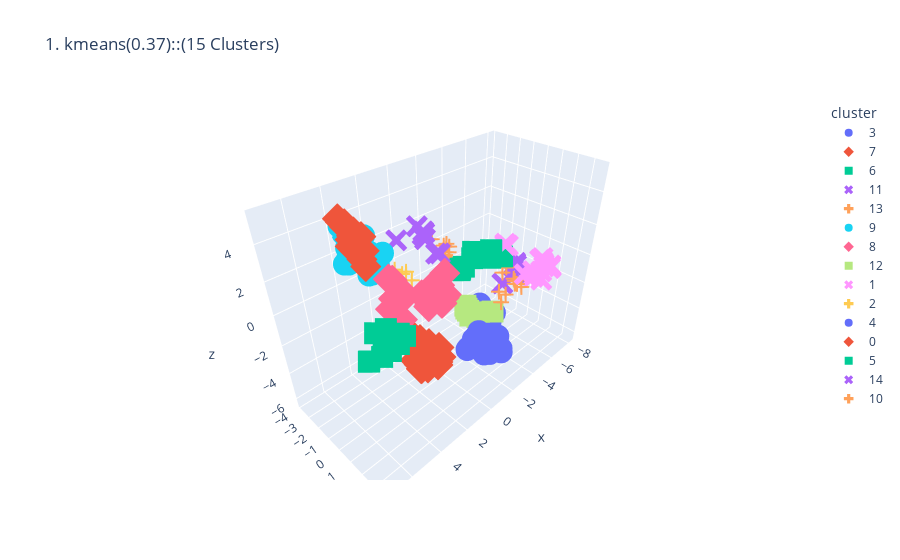
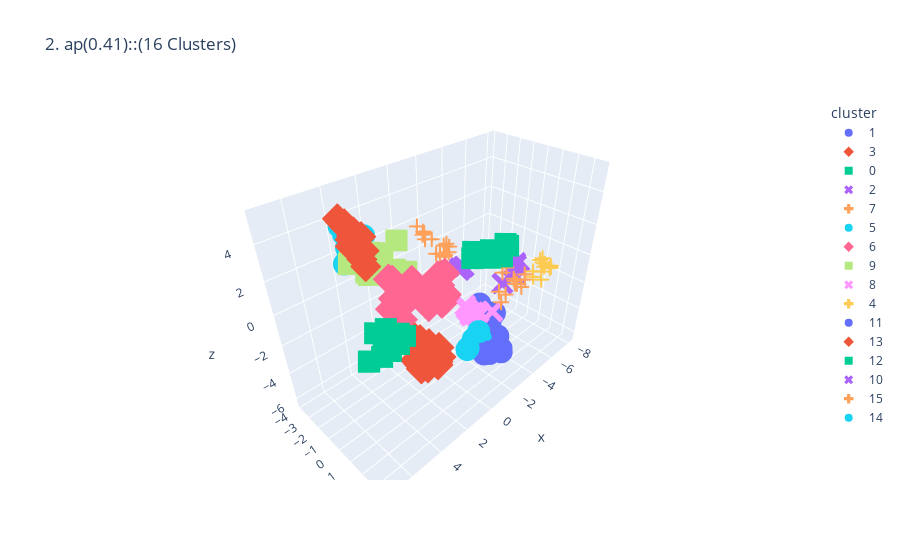
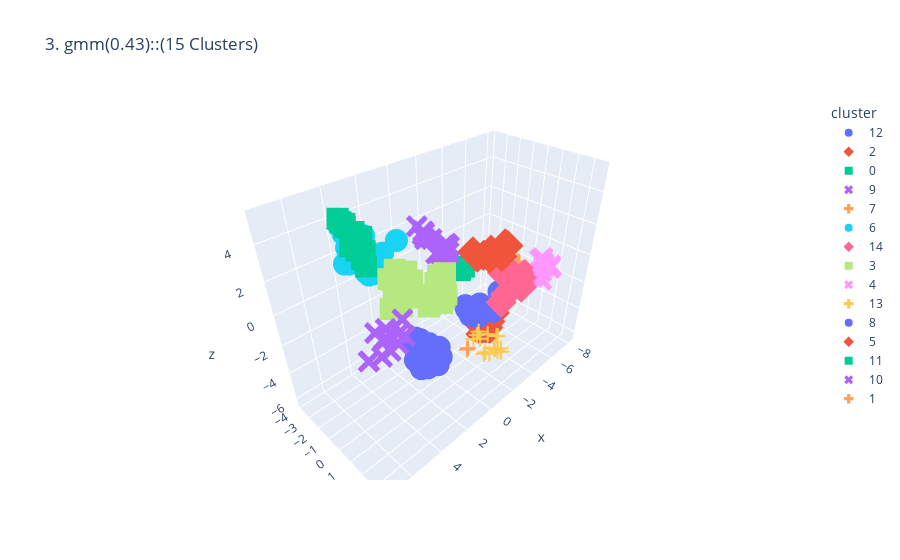
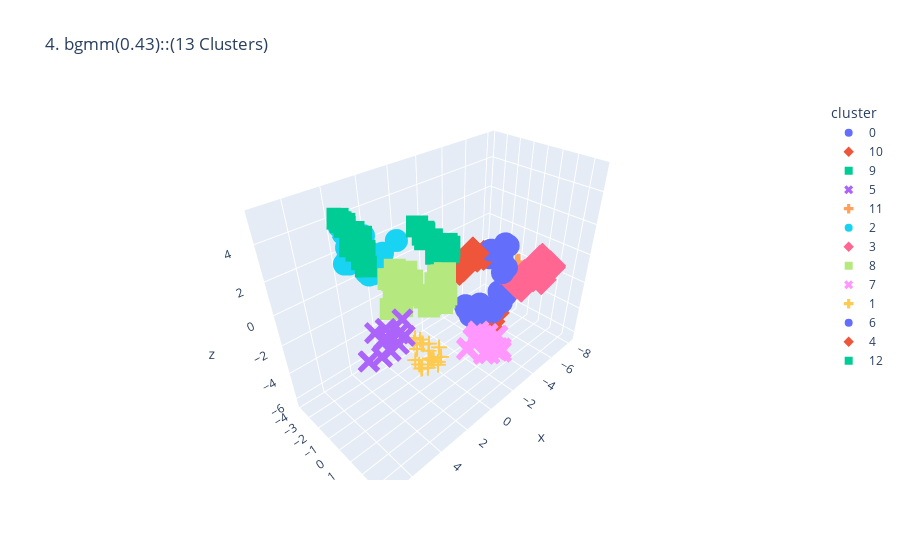

Notebook code for these charts, in order:
### Markdown cell above
# 3D Plots

### Code cell
nn = 1
for name, model in fine_tunes_models.items():
    model.fit(x_scaled)

    if hasattr(model, "labels_"):
        y_pred = model.labels_.astype(int)
    else:
        y_pred = model.predict(x_scaled)  # Use x_scaled, not X
    
    n_clusters = np.unique(y_pred).size
    if n_clusters > 1:
        score = silhouette_score(x_scaled, y_pred)
    plot_datapoints(x_scaled, y_pred, n_components=3, title=f'{nn}. {name}({score:.2f})::({n_clusters} Clusters)')
        
    nn += 1
#     print(nn)

### Figure 1 — Plotly figure (JSON) as saved in the notebook; plotly's stock layout.template omitted (floating-point values rounded to 4 significant figures)
{"data": [{"hovertemplate": "cluster=3<br>x=%{x}<br>y=%{y}<br>z=%{z}<extra></extra>", "legendgroup": "3", "marker": {"color": "#636efa", "symbol": "circle"}, "mode": "markers", "name": "3", "scene": "scene", "showlegend": true, "type": "scatter3d", "x": [-5.079, -4.656, -4.607, -4.626, -4.68, -4.889, -4.657, -5.136, -4.211, -4.209], "y": [-1.649, -1.006, -0.9284, -1.24, -0.8203, -0.5088, -0.4656, -0.3918, -0.6714, -0.4337], "z": [-4.757, -6.114, -6.002, -5.538, -5.676, -5.513, -5.875, -4.846, -6.322, -6.226]}, {"hovertemplate": "cluster=7<br>x=%{x}<br>y=%{y}<br>z=%{z}<extra></extra>", "legendgroup": "7", "marker": {"color": "#EF553B", "symbol": "diamond"}, "mode": "markers", "name": "7", "scene": "scene", "showlegend": true, "type": "scatter3d", "x": [5.189, 5.299, 5.09, 4.697, 5.164, 4.88, 4.71, 4.857, 4.937, 4.733, 4.816, 4.748, 4.473], "y": [0.6396, 0.8985, -0.02281, -1.79, 0.4778, -0.9823, -1.563, -0.8022, -0.2234, -1.232, -0.6376, 0.08765, -1.35], "z": [5.288, 4.049, 5.211, 5.046, 4.151, 5.161, 4.965, 4.129, 4.18, 4.861, 4.701, 4.228, 4.095]}, {"hovertemplate": "cluster=6<br>x=%{x}<br>y=%{y}<br>z=%{z}<extra></extra>", "legendgroup": "6", "marker": {"color": "#00cc96", "symbol": "square"}, "mode": "markers", "name": "6", "scene": "scene", "showlegend": true, "type": "scatter3d", "x": [6.574, 6.48, 6.84, 6.506, 7.192, 6.454, 7.164, 6.361, 5.848, 5.98, 5.908, 5.605], "y": [3.448, 3.515, 3.619, 2.828, 3.201, 3.315, 3.189, 3.552, 3.462, 3.595, 2.719, 3.538], "z": [2.443, 2.484, 1.866, 2.375, 1.57, 2.333, 1.559, 1.816, 2.338, 1.962, 2.167, 2.117]}, {"hovertemplate": "cluster=11<br>x=%{x}<br>y=%{y}<br>z=%{z}<extra></extra>", "legendgroup": "11", "marker": {"color": "#ab63fa", "symbol": "x"}, "mode": "markers", "name": "11", "scene": "scene", "showlegend": true, "type": "scatter3d", "x": [-8.011, -8.058, -6.648, -7.164, -7.88, -7.643], "y": [-0.9633, -0.8332, -1.049, -0.5055, -0.9696, -1.015], "z": [-2.36, -2.299, -3.537, -2.817, -2.396, -2.54]}, {"hovertemplate": "cluster=13<br>x=%{x}<br>y=%{y}<br>z=%{z}<extra></extra>", "legendgroup": "13", "marker": {"color": "#FFA15A", "symbol": "cross"}, "mode": "markers", "name": "13", "scene": "scene", "showlegend": true, "type": "scatter3d", "x": [-6.116, -6.52, -6.233, -6.601, -5.148, -4.777, -5.874, -5.638, -5.631, -5.644, -4.979, -5.153], "y": [-0.8838, 0.02847, 0.249, 0.7515, 0.3909, 0.3676, 0.6492, 0.8287, 0.5475, 1.174, 0.1269, 0.256], "z": [-3.859, -2.739, -2.713, -2.328, -2.955, -3.378, -2.347, -2.167, -1.895, -2.227, -1.335, -0.9856]}, {"hovertemplate": "cluster=9<br>x=%{x}<br>y=%{y}<br>z=%{z}<extra></extra>", "legendgroup": "9", "marker": {"color": "#19d3f3", "symbol": "circle"}, "mode": "markers", "name": "9", "scene": "scene", "showlegend": true, "type": "scatter3d", "x": [3.691, 4.451, 4.366, 4.145, 4.111, 3.337, 3.978, 3.247, 3.81, 3.425, 3.539, 3.771, 3.335, 3.485, 3.335, 3.131, 2.919, 3.123, 2.955, 2.717, 2.494, 3.165, 2.434, 2.964], "y": [-3.474, -2.209, -1.951, -1.913, -2.197, -3.818, -2.736, -3.813, -1.381, -3.171, -3.331, -1.261, -1.638, -1.188, -2.747, -1.866, -3.869, -1.325, -1.695, -3.654, -3.274, -1.867, -1.856, -1.982], "z": [3.683, 2.417, 2.49, 3.012, 2.672, 3.027, 2.184, 3.157, 2.917, 2.855, 2.486, 1.914, 2.826, 2.553, 1.986, 2.426, 2.753, 2.12, 2.08, 2.752, 2.788, 1.409, 2.322, 1.509]}, {"hovertemplate": "cluster=8<br>x=%{x}<br>y=%{y}<br>z=%{z}<extra></extra>", "legendgroup": "8", "marker": {"color": "#FF6692", "symbol": "diamond"}, "mode": "markers", "name": "8", "scene": "scene", "showlegend": true, "type": "scatter3d", "x": [5.168, 5.192, 4.53, 4.497, 4.546, 4.69, 4.28, 4.159, 3.669, 3.783, 3.559, 3.34, 2.752, 2.736, 3.084, 2.745, 2.829, 1.957], "y": [2.155, 2.927, 1.944, 1.538, 1.34, 1.783, 2.12, 1.376, 2.611, 2.983, 2.811, 2.042, 2.319, 2.571, 3.067, 2.99, 2.948, 2.105], "z": [2.468, 2.368, 3.101, 3.298, 3.284, 2.565, 2.693, 2.675, 2.52, 2.3, 2.211, 2.205, 2.679, 2.691, 2.149, 2.405, 2.26, 2.741]}, {"hovertemplate": "cluster=12<br>x=%{x}<br>y=%{y}<br>z=%{z}<extra></extra>", "legendgroup": "12", "marker": {"color": "#B6E880", "symbol": "square"}, "mode": "markers", "name": "12", "scene": "scene", "showlegend": true, "type": "scatter3d", "x": [-4.668, -3.671, -3.552, -3.58, -3.679, -3.189, -3.283, -3.136, -3.271, -3.058, -3.065], "y": [-0.1926, -1.161, -1.116, -1.055, -0.5208, -1.256, -0.6172, -0.9676, -0.3183, -1.043, -0.08903], "z": [-4.374, -4.482, -4.595, -4.584, -4.066, -3.667, -3.926, -3.888, -3.938, -3.716, -3.874]}, {"hovertemplate": "cluster=1<br>x=%{x}<br>y=%{y}<br>z=%{z}<extra></extra>", "legendgroup": "1", "marker": {"color": "#FF97FF", "symbol": "x"}, "mode": "markers", "name": "1", "scene": "scene", "showlegend": true, "type": "scatter3d", "x": [-7.181, -7.926, -7.895, -7.4, -7.843, -6.85, -6.641, -7.561, -7.329, -6.107, -7.378, -7.187, -7.08, -5.776, -5.396, -5.36], "y": [1.573, 1.207, 1.701, 1.357, 1.704, 1.105, 1.301, 1.062, 1.973, 1.003, 1.335, 1.495, 1.703, -0.2201, -0.1342, -0.1172], "z": [-2.219, -1.5, -1.522, -1.805, -1.404, -1.646, -1.878, -1.147, -1.236, -1.581, -0.8157, -0.9716, -1.132, 0.1022, 0.326, 0.4366]}, {"hovertemplate": "cluster=2<br>x=%{x}<br>y=%{y}<br>z=%{z}<extra></extra>", "legendgroup": "2", "marker": {"color": "#FECB52", "symbol": "cross"}, "mode": "markers", "name": "2", "scene": "scene", "showlegend": true, "type": "scatter3d", "x": [4.098, 3.84, 3.017, 3.112, 2.869, 2.641, 3.239, 2.017, 1.982], "y": [-0.9714, 1.225, -0.1903, 1.146, 0.1617, 0.1858, -0.02157, 1.965, 1.675], "z": [2.334, 1.394, 2.366, 2.441, 2.215, 2.252, 1.027, 2.593, 2.4]}, {"hovertemplate": "cluster=4<br>x=%{x}<br>y=%{y}<br>z=%{z}<extra></extra>", "legendgroup": "4", "marker": {"color": "#636efa", "symbol": "circle"}, "mode": "markers", "name": "4", "scene": "scene", "showlegend": true, "type": "scatter3d", "x": [-2.677, -2.544, -2.906, -2.957, -2.592, -2.211, -1.949, -2.173, -2.369, -2.031, -1.807, -1.774, -1.814, -1.509, -1.197, -1.311, -0.455, -0.3106], "y": [2.203, 2.334, 1.625, 1.679, 1.191, 2.307, 2.503, 2.055, 1.995, 0.9328, 1.267, 2.065, 0.9903, 1.961, 2.115, 1.162, 1.524, 1.578], "z": [-4.776, -4.88, -4.29, -4.289, -4.211, -4.391, -4.308, -4.52, -4.78, -3.824, -4.044, -4.683, -3.931, -4.468, -4.303, -3.822, -3.75, -3.732]}, {"hovertemplate": "cluster=0<br>x=%{x}<br>y=%{y}<br>z=%{z}<extra></extra>", "legendgroup": "0", "marker": {"color": "#EF553B", "symbol": "diamond"}, "mode": "markers", "name": "0", "scene": "scene", "showlegend": true, "type": "scatter3d", "x": [3.73, 3.412, 3.9, 3.338, 3.74, 3.184, 3.26, 3.606, 3.189, 3.036, 3.303, 3.627, 2.853, 3.42, 2.945, 2.712, 2.676, 2.423, 2.035, 2.197, 1.923], "y": [2.007, 1.886, 2.307, 1.426, 1.843, 1.777, 1.224, 2.595, 2.217, 2.088, 2.422, 2.132, 1.441, 1.946, 2.303, 1.883, 2.318, 1.707, 1.743, 1.813, 1.767], "z": [-0.7844, -0.469, -1.479, -0.703, -1.615, -0.914, -1.183, -1.709, -1.116, -0.8388, -1.407, -2.076, -1.412, -2.327, -1.881, -2.274, -2.339, -2.469, -1.946, -2.818, -2.673]}, {"hovertemplate": "cluster=5<br>x=%{x}<br>y=%{y}<br>z=%{z}<extra></extra>", "legendgroup": "5", "marker": {"color": "#00cc96", "symbol": "square"}, "mode": "markers", "name": "5", "scene": "scene", "showlegend": true, "type": "scatter3d", "x": [-4.995, -3.143, -3.109, -3.301, -4.58, -4.036, -3.807, -3.112, -4.985, -4.356, -4.16, -3.855, -4.374, -3.241, -2.95], "y": [-0.799, -1.743, -1.74, -1.58, -0.5991, -1.286, -1.365, -1.725, -0.02538, -0.4573, -0.7635, -0.997, -0.3914, -0.7297, -0.5627], "z": [-0.2611, -1.075, -1.163, -0.9231, -0.4159, -0.3327, -0.4398, -1.007, -0.2453, -0.2542, -0.1236, -0.2221, 0.2932, 0.4104, 0.6983]}, {"hovertemplate": "cluster=14<br>x=%{x}<br>y=%{y}<br>z=%{z}<extra></extra>", "legendgroup": "14", "marker": {"color": "#ab63fa", "symbol": "x"}, "mode": "markers", "name": "14", "scene": "scene", "showlegend": true, "type": "scatter3d", "x": [0.7072, 0.5124, 1.054, 0.7777, 0.6628, 1.434, 0.6572, 0.3124], "y": [-0.6653, -1.353, 0.5964, -0.4757, -0.7738, -1.942, 0.4517, -1.039], "z": [3.338, 3.301, 2.74, 3.005, 3.107, 2.62, 2.523, 2.96]}, {"hovertemplate": "cluster=10<br>x=%{x}<br>y=%{y}<br>z=%{z}<extra></extra>", "legendgroup": "10", "marker": {"color": "#FFA15A", "symbol": "cross"}, "mode": "markers", "name": "10", "scene": "scene", "showlegend": true, "type": "scatter3d", "x": [0.2468, 0.157, -0.1004, -0.1271, 0.01709, -0.6234, -0.6816], "y": [0.4002, 0.2692, -0.9328, -0.08121, 0.4196, -0.379, -0.2351], "z": [2.247, 2.052, 2.488, 2.445, 2.318, 2.229, 2.098]}], "layout": {"legend": {"title": {"text": "cluster"}, "tracegroupgap": 0}, "scene": {"domain": {"x": [0, 1], "y": [0, 1]}, "xaxis": {"title": {"text": "x"}}, "yaxis": {"title": {"text": "y"}}, "zaxis": {"title": {"text": "z"}}}, "title": {"text": "1. kmeans(0.37)::(15 Clusters)"}}}

### Figure 2 — Plotly figure (JSON) as saved in the notebook; plotly's stock layout.template omitted (floating-point values rounded to 4 significant figures)
{"data": [{"hovertemplate": "cluster=1<br>x=%{x}<br>y=%{y}<br>z=%{z}<extra></extra>", "legendgroup": "1", "marker": {"color": "#636efa", "symbol": "circle"}, "mode": "markers", "name": "1", "scene": "scene", "showlegend": true, "type": "scatter3d", "x": [-5.079, -4.656, -4.607, -4.626, -4.68, -4.889, -4.657, -5.136, -4.211, -4.209], "y": [-1.649, -1.006, -0.9284, -1.24, -0.8203, -0.5088, -0.4656, -0.3918, -0.6714, -0.4337], "z": [-4.757, -6.114, -6.002, -5.538, -5.676, -5.513, -5.875, -4.846, -6.322, -6.226]}, {"hovertemplate": "cluster=3<br>x=%{x}<br>y=%{y}<br>z=%{z}<extra></extra>", "legendgroup": "3", "marker": {"color": "#EF553B", "symbol": "diamond"}, "mode": "markers", "name": "3", "scene": "scene", "showlegend": true, "type": "scatter3d", "x": [5.189, 5.299, 5.09, 4.697, 5.164, 4.88, 4.71, 4.857, 4.937, 4.733, 4.816, 4.748, 4.473], "y": [0.6396, 0.8985, -0.02281, -1.79, 0.4778, -0.9823, -1.563, -0.8022, -0.2234, -1.232, -0.6376, 0.08765, -1.35], "z": [5.288, 4.049, 5.211, 5.046, 4.151, 5.161, 4.965, 4.129, 4.18, 4.861, 4.701, 4.228, 4.095]}, {"hovertemplate": "cluster=0<br>x=%{x}<br>y=%{y}<br>z=%{z}<extra></extra>", "legendgroup": "0", "marker": {"color": "#00cc96", "symbol": "square"}, "mode": "markers", "name": "0", "scene": "scene", "showlegend": true, "type": "scatter3d", "x": [6.574, 6.48, 6.84, 6.506, 7.192, 6.454, 7.164, 6.361, 5.848, 5.98, 5.908, 5.605], "y": [3.448, 3.515, 3.619, 2.828, 3.201, 3.315, 3.189, 3.552, 3.462, 3.595, 2.719, 3.538], "z": [2.443, 2.484, 1.866, 2.375, 1.57, 2.333, 1.559, 1.816, 2.338, 1.962, 2.167, 2.117]}, {"hovertemplate": "cluster=2<br>x=%{x}<br>y=%{y}<br>z=%{z}<extra></extra>", "legendgroup": "2", "marker": {"color": "#ab63fa", "symbol": "x"}, "mode": "markers", "name": "2", "scene": "scene", "showlegend": true, "type": "scatter3d", "x": [-8.011, -8.058, -6.648, -7.164, -7.88, -7.643], "y": [-0.9633, -0.8332, -1.049, -0.5055, -0.9696, -1.015], "z": [-2.36, -2.299, -3.537, -2.817, -2.396, -2.54]}, {"hovertemplate": "cluster=7<br>x=%{x}<br>y=%{y}<br>z=%{z}<extra></extra>", "legendgroup": "7", "marker": {"color": "#FFA15A", "symbol": "cross"}, "mode": "markers", "name": "7", "scene": "scene", "showlegend": true, "type": "scatter3d", "x": [-6.116, -6.52, -6.233, -6.601, -5.148, -4.777, -5.874, -5.638, -5.631, -5.644, -6.107, -4.979, -5.153], "y": [-0.8838, 0.02847, 0.249, 0.7515, 0.3909, 0.3676, 0.6492, 0.8287, 0.5475, 1.174, 1.003, 0.1269, 0.256], "z": [-3.859, -2.739, -2.713, -2.328, -2.955, -3.378, -2.347, -2.167, -1.895, -2.227, -1.581, -1.335, -0.9856]}, {"hovertemplate": "cluster=5<br>x=%{x}<br>y=%{y}<br>z=%{z}<extra></extra>", "legendgroup": "5", "marker": {"color": "#19d3f3", "symbol": "circle"}, "mode": "markers", "name": "5", "scene": "scene", "showlegend": true, "type": "scatter3d", "x": [3.691, 4.451, 3.337, 3.978, 3.247, 3.425, 3.539, 3.335, 2.919, 2.717, 2.494], "y": [-3.474, -2.209, -3.818, -2.736, -3.813, -3.171, -3.331, -2.747, -3.869, -3.654, -3.274], "z": [3.683, 2.417, 3.027, 2.184, 3.157, 2.855, 2.486, 1.986, 2.753, 2.752, 2.788]}, {"hovertemplate": "cluster=6<br>x=%{x}<br>y=%{y}<br>z=%{z}<extra></extra>", "legendgroup": "6", "marker": {"color": "#FF6692", "symbol": "diamond"}, "mode": "markers", "name": "6", "scene": "scene", "showlegend": true, "type": "scatter3d", "x": [5.168, 5.192, 4.53, 4.497, 4.546, 4.69, 4.28, 4.159, 3.669, 3.783, 3.559, 3.84, 3.112, 3.34, 2.752, 2.736, 3.084, 2.745, 2.829, 1.957, 2.017, 1.982], "y": [2.155, 2.927, 1.944, 1.538, 1.34, 1.783, 2.12, 1.376, 2.611, 2.983, 2.811, 1.225, 1.146, 2.042, 2.319, 2.571, 3.067, 2.99, 2.948, 2.105, 1.965, 1.675], "z": [2.468, 2.368, 3.101, 3.298, 3.284, 2.565, 2.693, 2.675, 2.52, 2.3, 2.211, 1.394, 2.441, 2.205, 2.679, 2.691, 2.149, 2.405, 2.26, 2.741, 2.593, 2.4]}, {"hovertemplate": "cluster=9<br>x=%{x}<br>y=%{y}<br>z=%{z}<extra></extra>", "legendgroup": "9", "marker": {"color": "#B6E880", "symbol": "square"}, "mode": "markers", "name": "9", "scene": "scene", "showlegend": true, "type": "scatter3d", "x": [4.366, 4.145, 4.111, 4.098, 3.81, 3.771, 3.335, 3.485, 3.131, 3.017, 3.123, 2.955, 2.869, 3.165, 2.434, 2.964, 2.641, 3.239, 1.434], "y": [-1.951, -1.913, -2.197, -0.9714, -1.381, -1.261, -1.638, -1.188, -1.866, -0.1903, -1.325, -1.695, 0.1617, -1.867, -1.856, -1.982, 0.1858, -0.02157, -1.942], "z": [2.49, 3.012, 2.672, 2.334, 2.917, 1.914, 2.826, 2.553, 2.426, 2.366, 2.12, 2.08, 2.215, 1.409, 2.322, 1.509, 2.252, 1.027, 2.62]}, {"hovertemplate": "cluster=8<br>x=%{x}<br>y=%{y}<br>z=%{z}<extra></extra>", "legendgroup": "8", "marker": {"color": "#FF97FF", "symbol": "x"}, "mode": "markers", "name": "8", "scene": "scene", "showlegend": true, "type": "scatter3d", "x": [-4.668, -3.671, -3.552, -3.58, -3.679, -3.189, -3.283, -3.136, -3.271, -3.058, -3.065], "y": [-0.1926, -1.161, -1.116, -1.055, -0.5208, -1.256, -0.6172, -0.9676, -0.3183, -1.043, -0.08903], "z": [-4.374, -4.482, -4.595, -4.584, -4.066, -3.667, -3.926, -3.888, -3.938, -3.716, -3.874]}, {"hovertemplate": "cluster=4<br>x=%{x}<br>y=%{y}<br>z=%{z}<extra></extra>", "legendgroup": "4", "marker": {"color": "#FECB52", "symbol": "cross"}, "mode": "markers", "name": "4", "scene": "scene", "showlegend": true, "type": "scatter3d", "x": [-7.181, -7.926, -7.895, -7.4, -7.843, -6.85, -6.641, -7.561, -7.329, -7.378, -7.187, -7.08], "y": [1.573, 1.207, 1.701, 1.357, 1.704, 1.105, 1.301, 1.062, 1.973, 1.335, 1.495, 1.703], "z": [-2.219, -1.5, -1.522, -1.805, -1.404, -1.646, -1.878, -1.147, -1.236, -0.8157, -0.9716, -1.132]}, {"hovertemplate": "cluster=11<br>x=%{x}<br>y=%{y}<br>z=%{z}<extra></extra>", "legendgroup": "11", "marker": {"color": "#636efa", "symbol": "circle"}, "mode": "markers", "name": "11", "scene": "scene", "showlegend": true, "type": "scatter3d", "x": [-2.677, -2.544, -2.906, -2.957, -2.592, -2.211, -1.949, -2.173, -2.369, -1.774, -1.509, -1.197], "y": [2.203, 2.334, 1.625, 1.679, 1.191, 2.307, 2.503, 2.055, 1.995, 2.065, 1.961, 2.115], "z": [-4.776, -4.88, -4.29, -4.289, -4.211, -4.391, -4.308, -4.52, -4.78, -4.683, -4.468, -4.303]}, {"hovertemplate": "cluster=13<br>x=%{x}<br>y=%{y}<br>z=%{z}<extra></extra>", "legendgroup": "13", "marker": {"color": "#EF553B", "symbol": "diamond"}, "mode": "markers", "name": "13", "scene": "scene", "showlegend": true, "type": "scatter3d", "x": [3.73, 3.412, 3.9, 3.338, 3.74, 3.184, 3.26, 3.606, 3.189, 3.036, 3.303, 3.627, 2.853, 3.42, 2.945, 2.712, 2.676, 2.423, 2.035, 2.197, 1.923], "y": [2.007, 1.886, 2.307, 1.426, 1.843, 1.777, 1.224, 2.595, 2.217, 2.088, 2.422, 2.132, 1.441, 1.946, 2.303, 1.883, 2.318, 1.707, 1.743, 1.813, 1.767], "z": [-0.7844, -0.469, -1.479, -0.703, -1.615, -0.914, -1.183, -1.709, -1.116, -0.8388, -1.407, -2.076, -1.412, -2.327, -1.881, -2.274, -2.339, -2.469, -1.946, -2.818, -2.673]}, {"hovertemplate": "cluster=12<br>x=%{x}<br>y=%{y}<br>z=%{z}<extra></extra>", "legendgroup": "12", "marker": {"color": "#00cc96", "symbol": "square"}, "mode": "markers", "name": "12", "scene": "scene", "showlegend": true, "type": "scatter3d", "x": [-5.776, -4.995, -4.58, -4.036, -3.807, -4.985, -4.356, -4.16, -3.855, -5.396, -5.36, -4.374, -3.241, -2.95], "y": [-0.2201, -0.799, -0.5991, -1.286, -1.365, -0.02538, -0.4573, -0.7635, -0.997, -0.1342, -0.1172, -0.3914, -0.7297, -0.5627], "z": [0.1022, -0.2611, -0.4159, -0.3327, -0.4398, -0.2453, -0.2542, -0.1236, -0.2221, 0.326, 0.4366, 0.2932, 0.4104, 0.6983]}, {"hovertemplate": "cluster=10<br>x=%{x}<br>y=%{y}<br>z=%{z}<extra></extra>", "legendgroup": "10", "marker": {"color": "#ab63fa", "symbol": "x"}, "mode": "markers", "name": "10", "scene": "scene", "showlegend": true, "type": "scatter3d", "x": [-3.143, -3.109, -3.301, -3.112], "y": [-1.743, -1.74, -1.58, -1.725], "z": [-1.075, -1.163, -0.9231, -1.007]}, {"hovertemplate": "cluster=15<br>x=%{x}<br>y=%{y}<br>z=%{z}<extra></extra>", "legendgroup": "15", "marker": {"color": "#FFA15A", "symbol": "cross"}, "mode": "markers", "name": "15", "scene": "scene", "showlegend": true, "type": "scatter3d", "x": [0.7072, 0.5124, 1.054, 0.7777, 0.6628, 0.6572, 0.3124, 0.2468, 0.157, -0.1004, -0.1271, 0.01709, -0.6234, -0.6816], "y": [-0.6653, -1.353, 0.5964, -0.4757, -0.7738, 0.4517, -1.039, 0.4002, 0.2692, -0.9328, -0.08121, 0.4196, -0.379, -0.2351], "z": [3.338, 3.301, 2.74, 3.005, 3.107, 2.523, 2.96, 2.247, 2.052, 2.488, 2.445, 2.318, 2.229, 2.098]}, {"hovertemplate": "cluster=14<br>x=%{x}<br>y=%{y}<br>z=%{z}<extra></extra>", "legendgroup": "14", "marker": {"color": "#19d3f3", "symbol": "circle"}, "mode": "markers", "name": "14", "scene": "scene", "showlegend": true, "type": "scatter3d", "x": [-2.031, -1.807, -1.814, -1.311, -0.455, -0.3106], "y": [0.9328, 1.267, 0.9903, 1.162, 1.524, 1.578], "z": [-3.824, -4.044, -3.931, -3.822, -3.75, -3.732]}], "layout": {"legend": {"title": {"text": "cluster"}, "tracegroupgap": 0}, "scene": {"domain": {"x": [0, 1], "y": [0, 1]}, "xaxis": {"title": {"text": "x"}}, "yaxis": {"title": {"text": "y"}}, "zaxis": {"title": {"text": "z"}}}, "title": {"text": "2. ap(0.41)::(16 Clusters)"}}}

### Figure 3 — Plotly figure (JSON) as saved in the notebook; plotly's stock layout.template omitted (floating-point values rounded to 4 significant figures)
{"data": [{"hovertemplate": "cluster=12<br>x=%{x}<br>y=%{y}<br>z=%{z}<extra></extra>", "legendgroup": "12", "marker": {"color": "#636efa", "symbol": "circle"}, "mode": "markers", "name": "12", "scene": "scene", "showlegend": true, "type": "scatter3d", "x": [-5.079, -6.116, -4.668, -3.671, -3.552, -3.58, -3.679, -3.189, -3.283, -3.136, -3.271, -3.058, -3.065], "y": [-1.649, -0.8838, -0.1926, -1.161, -1.116, -1.055, -0.5208, -1.256, -0.6172, -0.9676, -0.3183, -1.043, -0.08903], "z": [-4.757, -3.859, -4.374, -4.482, -4.595, -4.584, -4.066, -3.667, -3.926, -3.888, -3.938, -3.716, -3.874]}, {"hovertemplate": "cluster=2<br>x=%{x}<br>y=%{y}<br>z=%{z}<extra></extra>", "legendgroup": "2", "marker": {"color": "#EF553B", "symbol": "diamond"}, "mode": "markers", "name": "2", "scene": "scene", "showlegend": true, "type": "scatter3d", "x": [-4.656, -4.607, -4.626, -4.68, -4.889, -4.657, -5.136, -4.211, -4.209], "y": [-1.006, -0.9284, -1.24, -0.8203, -0.5088, -0.4656, -0.3918, -0.6714, -0.4337], "z": [-6.114, -6.002, -5.538, -5.676, -5.513, -5.875, -4.846, -6.322, -6.226]}, {"hovertemplate": "cluster=0<br>x=%{x}<br>y=%{y}<br>z=%{z}<extra></extra>", "legendgroup": "0", "marker": {"color": "#00cc96", "symbol": "square"}, "mode": "markers", "name": "0", "scene": "scene", "showlegend": true, "type": "scatter3d", "x": [5.189, 5.299, 5.09, 4.697, 5.164, 4.88, 4.71, 4.857, 4.937, 4.733, 4.816, 4.748, 4.473], "y": [0.6396, 0.8985, -0.02281, -1.79, 0.4778, -0.9823, -1.563, -0.8022, -0.2234, -1.232, -0.6376, 0.08765, -1.35], "z": [5.288, 4.049, 5.211, 5.046, 4.151, 5.161, 4.965, 4.129, 4.18, 4.861, 4.701, 4.228, 4.095]}, {"hovertemplate": "cluster=9<br>x=%{x}<br>y=%{y}<br>z=%{z}<extra></extra>", "legendgroup": "9", "marker": {"color": "#ab63fa", "symbol": "x"}, "mode": "markers", "name": "9", "scene": "scene", "showlegend": true, "type": "scatter3d", "x": [6.574, 6.48, 6.84, 6.506, 7.192, 6.454, 7.164, 6.361, 5.848, 5.98, 5.908, 5.605, 5.192], "y": [3.448, 3.515, 3.619, 2.828, 3.201, 3.315, 3.189, 3.552, 3.462, 3.595, 2.719, 3.538, 2.927], "z": [2.443, 2.484, 1.866, 2.375, 1.57, 2.333, 1.559, 1.816, 2.338, 1.962, 2.167, 2.117, 2.368]}, {"hovertemplate": "cluster=7<br>x=%{x}<br>y=%{y}<br>z=%{z}<extra></extra>", "legendgroup": "7", "marker": {"color": "#FFA15A", "symbol": "cross"}, "mode": "markers", "name": "7", "scene": "scene", "showlegend": true, "type": "scatter3d", "x": [-8.011, -8.058, -6.648, -7.164, -7.88, -7.643], "y": [-0.9633, -0.8332, -1.049, -0.5055, -0.9696, -1.015], "z": [-2.36, -2.299, -3.537, -2.817, -2.396, -2.54]}, {"hovertemplate": "cluster=6<br>x=%{x}<br>y=%{y}<br>z=%{z}<extra></extra>", "legendgroup": "6", "marker": {"color": "#19d3f3", "symbol": "circle"}, "mode": "markers", "name": "6", "scene": "scene", "showlegend": true, "type": "scatter3d", "x": [3.691, 4.451, 4.366, 4.145, 4.111, 3.337, 3.978, 4.098, 3.247, 3.81, 3.425, 3.539, 3.771, 3.335, 3.485, 3.335, 3.131, 2.919, 3.123, 2.955, 2.717, 2.494, 3.165, 2.434, 2.964, 3.239, 1.434], "y": [-3.474, -2.209, -1.951, -1.913, -2.197, -3.818, -2.736, -0.9714, -3.813, -1.381, -3.171, -3.331, -1.261, -1.638, -1.188, -2.747, -1.866, -3.869, -1.325, -1.695, -3.654, -3.274, -1.867, -1.856, -1.982, -0.02157, -1.942], "z": [3.683, 2.417, 2.49, 3.012, 2.672, 3.027, 2.184, 2.334, 3.157, 2.917, 2.855, 2.486, 1.914, 2.826, 2.553, 1.986, 2.426, 2.753, 2.12, 2.08, 2.752, 2.788, 1.409, 2.322, 1.509, 1.027, 2.62]}, {"hovertemplate": "cluster=14<br>x=%{x}<br>y=%{y}<br>z=%{z}<extra></extra>", "legendgroup": "14", "marker": {"color": "#FF6692", "symbol": "diamond"}, "mode": "markers", "name": "14", "scene": "scene", "showlegend": true, "type": "scatter3d", "x": [-6.52, -6.233, -6.601, -5.148, -4.777, -5.874, -5.638, -5.631, -5.644, -6.107, -4.979, -5.153], "y": [0.02847, 0.249, 0.7515, 0.3909, 0.3676, 0.6492, 0.8287, 0.5475, 1.174, 1.003, 0.1269, 0.256], "z": [-2.739, -2.713, -2.328, -2.955, -3.378, -2.347, -2.167, -1.895, -2.227, -1.581, -1.335, -0.9856]}, {"hovertemplate": "cluster=3<br>x=%{x}<br>y=%{y}<br>z=%{z}<extra></extra>", "legendgroup": "3", "marker": {"color": "#B6E880", "symbol": "square"}, "mode": "markers", "name": "3", "scene": "scene", "showlegend": true, "type": "scatter3d", "x": [5.168, 4.53, 4.497, 4.546, 4.69, 4.28, 4.159, 3.669, 3.783, 3.559, 3.84, 3.017, 3.112, 3.34, 2.752, 2.736, 3.084, 2.869, 2.745, 2.829, 2.641, 1.957, 2.017, 1.982], "y": [2.155, 1.944, 1.538, 1.34, 1.783, 2.12, 1.376, 2.611, 2.983, 2.811, 1.225, -0.1903, 1.146, 2.042, 2.319, 2.571, 3.067, 0.1617, 2.99, 2.948, 0.1858, 2.105, 1.965, 1.675], "z": [2.468, 3.101, 3.298, 3.284, 2.565, 2.693, 2.675, 2.52, 2.3, 2.211, 1.394, 2.366, 2.441, 2.205, 2.679, 2.691, 2.149, 2.215, 2.405, 2.26, 2.252, 2.741, 2.593, 2.4]}, {"hovertemplate": "cluster=4<br>x=%{x}<br>y=%{y}<br>z=%{z}<extra></extra>", "legendgroup": "4", "marker": {"color": "#FF97FF", "symbol": "x"}, "mode": "markers", "name": "4", "scene": "scene", "showlegend": true, "type": "scatter3d", "x": [-7.181, -7.926, -7.895, -7.4, -7.843, -6.85, -6.641, -7.561, -7.329, -7.378, -7.187, -7.08], "y": [1.573, 1.207, 1.701, 1.357, 1.704, 1.105, 1.301, 1.062, 1.973, 1.335, 1.495, 1.703], "z": [-2.219, -1.5, -1.522, -1.805, -1.404, -1.646, -1.878, -1.147, -1.236, -0.8157, -0.9716, -1.132]}, {"hovertemplate": "cluster=13<br>x=%{x}<br>y=%{y}<br>z=%{z}<extra></extra>", "legendgroup": "13", "marker": {"color": "#FECB52", "symbol": "cross"}, "mode": "markers", "name": "13", "scene": "scene", "showlegend": true, "type": "scatter3d", "x": [-2.677, -2.544, -2.906, -2.957, -2.592, -2.211, -1.949, -2.173, -2.369, -2.031, -1.807, -1.774, -1.814, -1.509, -1.197, -1.311], "y": [2.203, 2.334, 1.625, 1.679, 1.191, 2.307, 2.503, 2.055, 1.995, 0.9328, 1.267, 2.065, 0.9903, 1.961, 2.115, 1.162], "z": [-4.776, -4.88, -4.29, -4.289, -4.211, -4.391, -4.308, -4.52, -4.78, -3.824, -4.044, -4.683, -3.931, -4.468, -4.303, -3.822]}, {"hovertemplate": "cluster=8<br>x=%{x}<br>y=%{y}<br>z=%{z}<extra></extra>", "legendgroup": "8", "marker": {"color": "#636efa", "symbol": "circle"}, "mode": "markers", "name": "8", "scene": "scene", "showlegend": true, "type": "scatter3d", "x": [3.73, 3.412, 3.9, 3.338, 3.74, 3.184, 3.26, 3.606, 3.189, 3.036, 3.303, 3.627, 2.853, 3.42, 2.945, 2.712, 2.676, 2.423, 2.035, 2.197, 1.923], "y": [2.007, 1.886, 2.307, 1.426, 1.843, 1.777, 1.224, 2.595, 2.217, 2.088, 2.422, 2.132, 1.441, 1.946, 2.303, 1.883, 2.318, 1.707, 1.743, 1.813, 1.767], "z": [-0.7844, -0.469, -1.479, -0.703, -1.615, -0.914, -1.183, -1.709, -1.116, -0.8388, -1.407, -2.076, -1.412, -2.327, -1.881, -2.274, -2.339, -2.469, -1.946, -2.818, -2.673]}, {"hovertemplate": "cluster=5<br>x=%{x}<br>y=%{y}<br>z=%{z}<extra></extra>", "legendgroup": "5", "marker": {"color": "#EF553B", "symbol": "diamond"}, "mode": "markers", "name": "5", "scene": "scene", "showlegend": true, "type": "scatter3d", "x": [-5.776, -4.995, -4.58, -4.036, -4.985, -4.356, -4.16, -3.855, -5.396, -5.36, -4.374, -3.241, -2.95], "y": [-0.2201, -0.799, -0.5991, -1.286, -0.02538, -0.4573, -0.7635, -0.997, -0.1342, -0.1172, -0.3914, -0.7297, -0.5627], "z": [0.1022, -0.2611, -0.4159, -0.3327, -0.2453, -0.2542, -0.1236, -0.2221, 0.326, 0.4366, 0.2932, 0.4104, 0.6983]}, {"hovertemplate": "cluster=11<br>x=%{x}<br>y=%{y}<br>z=%{z}<extra></extra>", "legendgroup": "11", "marker": {"color": "#00cc96", "symbol": "square"}, "mode": "markers", "name": "11", "scene": "scene", "showlegend": true, "type": "scatter3d", "x": [-3.143, -3.109, -3.301, -3.807, -3.112], "y": [-1.743, -1.74, -1.58, -1.365, -1.725], "z": [-1.075, -1.163, -0.9231, -0.4398, -1.007]}, {"hovertemplate": "cluster=10<br>x=%{x}<br>y=%{y}<br>z=%{z}<extra></extra>", "legendgroup": "10", "marker": {"color": "#ab63fa", "symbol": "x"}, "mode": "markers", "name": "10", "scene": "scene", "showlegend": true, "type": "scatter3d", "x": [0.7072, 0.5124, 1.054, 0.7777, 0.6628, 0.6572, 0.3124, 0.2468, 0.157, -0.1004, -0.1271, 0.01709, -0.6234, -0.6816], "y": [-0.6653, -1.353, 0.5964, -0.4757, -0.7738, 0.4517, -1.039, 0.4002, 0.2692, -0.9328, -0.08121, 0.4196, -0.379, -0.2351], "z": [3.338, 3.301, 2.74, 3.005, 3.107, 2.523, 2.96, 2.247, 2.052, 2.488, 2.445, 2.318, 2.229, 2.098]}, {"hovertemplate": "cluster=1<br>x=%{x}<br>y=%{y}<br>z=%{z}<extra></extra>", "legendgroup": "1", "marker": {"color": "#FFA15A", "symbol": "cross"}, "mode": "markers", "name": "1", "scene": "scene", "showlegend": true, "type": "scatter3d", "x": [-0.455, -0.3106], "y": [1.524, 1.578], "z": [-3.75, -3.732]}], "layout": {"legend": {"title": {"text": "cluster"}, "tracegroupgap": 0}, "scene": {"domain": {"x": [0, 1], "y": [0, 1]}, "xaxis": {"title": {"text": "x"}}, "yaxis": {"title": {"text": "y"}}, "zaxis": {"title": {"text": "z"}}}, "title": {"text": "3. gmm(0.43)::(15 Clusters)"}}}

### Figure 4 — Plotly figure (JSON) as saved in the notebook; plotly's stock layout.template omitted (floating-point values rounded to 4 significant figures)
{"data": [{"hovertemplate": "cluster=0<br>x=%{x}<br>y=%{y}<br>z=%{z}<extra></extra>", "legendgroup": "0", "marker": {"color": "#636efa", "symbol": "circle"}, "mode": "markers", "name": "0", "scene": "scene", "showlegend": true, "type": "scatter3d", "x": [-5.079, -6.116, -4.668, -3.671, -3.552, -3.58, -3.679, -5.148, -4.777, -3.189, -3.283, -3.136, -3.271, -3.058, -3.065], "y": [-1.649, -0.8838, -0.1926, -1.161, -1.116, -1.055, -0.5208, 0.3909, 0.3676, -1.256, -0.6172, -0.9676, -0.3183, -1.043, -0.08903], "z": [-4.757, -3.859, -4.374, -4.482, -4.595, -4.584, -4.066, -2.955, -3.378, -3.667, -3.926, -3.888, -3.938, -3.716, -3.874]}, {"hovertemplate": "cluster=10<br>x=%{x}<br>y=%{y}<br>z=%{z}<extra></extra>", "legendgroup": "10", "marker": {"color": "#EF553B", "symbol": "diamond"}, "mode": "markers", "name": "10", "scene": "scene", "showlegend": true, "type": "scatter3d", "x": [-4.656, -4.607, -4.626, -4.68, -4.889, -4.657, -5.136, -4.211, -4.209], "y": [-1.006, -0.9284, -1.24, -0.8203, -0.5088, -0.4656, -0.3918, -0.6714, -0.4337], "z": [-6.114, -6.002, -5.538, -5.676, -5.513, -5.875, -4.846, -6.322, -6.226]}, {"hovertemplate": "cluster=9<br>x=%{x}<br>y=%{y}<br>z=%{z}<extra></extra>", "legendgroup": "9", "marker": {"color": "#00cc96", "symbol": "square"}, "mode": "markers", "name": "9", "scene": "scene", "showlegend": true, "type": "scatter3d", "x": [5.189, 5.299, 5.09, 4.697, 5.164, 4.88, 4.71, 4.857, 4.937, 4.733, 4.816, 4.748, 4.473], "y": [0.6396, 0.8985, -0.02281, -1.79, 0.4778, -0.9823, -1.563, -0.8022, -0.2234, -1.232, -0.6376, 0.08765, -1.35], "z": [5.288, 4.049, 5.211, 5.046, 4.151, 5.161, 4.965, 4.129, 4.18, 4.861, 4.701, 4.228, 4.095]}, {"hovertemplate": "cluster=5<br>x=%{x}<br>y=%{y}<br>z=%{z}<extra></extra>", "legendgroup": "5", "marker": {"color": "#ab63fa", "symbol": "x"}, "mode": "markers", "name": "5", "scene": "scene", "showlegend": true, "type": "scatter3d", "x": [6.574, 6.48, 6.84, 6.506, 7.192, 6.454, 7.164, 6.361, 5.848, 5.98, 5.908, 5.605, 5.192], "y": [3.448, 3.515, 3.619, 2.828, 3.201, 3.315, 3.189, 3.552, 3.462, 3.595, 2.719, 3.538, 2.927], "z": [2.443, 2.484, 1.866, 2.375, 1.57, 2.333, 1.559, 1.816, 2.338, 1.962, 2.167, 2.117, 2.368]}, {"hovertemplate": "cluster=11<br>x=%{x}<br>y=%{y}<br>z=%{z}<extra></extra>", "legendgroup": "11", "marker": {"color": "#FFA15A", "symbol": "cross"}, "mode": "markers", "name": "11", "scene": "scene", "showlegend": true, "type": "scatter3d", "x": [-8.011, -8.058, -6.648, -7.164, -7.88, -7.643], "y": [-0.9633, -0.8332, -1.049, -0.5055, -0.9696, -1.015], "z": [-2.36, -2.299, -3.537, -2.817, -2.396, -2.54]}, {"hovertemplate": "cluster=2<br>x=%{x}<br>y=%{y}<br>z=%{z}<extra></extra>", "legendgroup": "2", "marker": {"color": "#19d3f3", "symbol": "circle"}, "mode": "markers", "name": "2", "scene": "scene", "showlegend": true, "type": "scatter3d", "x": [3.691, 4.451, 4.366, 4.145, 4.111, 3.337, 3.978, 4.098, 3.247, 3.81, 3.425, 3.539, 3.771, 3.335, 3.485, 3.335, 3.131, 2.919, 3.123, 2.955, 2.717, 2.494, 3.165, 2.434, 2.964, 3.239, 1.434], "y": [-3.474, -2.209, -1.951, -1.913, -2.197, -3.818, -2.736, -0.9714, -3.813, -1.381, -3.171, -3.331, -1.261, -1.638, -1.188, -2.747, -1.866, -3.869, -1.325, -1.695, -3.654, -3.274, -1.867, -1.856, -1.982, -0.02157, -1.942], "z": [3.683, 2.417, 2.49, 3.012, 2.672, 3.027, 2.184, 2.334, 3.157, 2.917, 2.855, 2.486, 1.914, 2.826, 2.553, 1.986, 2.426, 2.753, 2.12, 2.08, 2.752, 2.788, 1.409, 2.322, 1.509, 1.027, 2.62]}, {"hovertemplate": "cluster=3<br>x=%{x}<br>y=%{y}<br>z=%{z}<extra></extra>", "legendgroup": "3", "marker": {"color": "#FF6692", "symbol": "diamond"}, "mode": "markers", "name": "3", "scene": "scene", "showlegend": true, "type": "scatter3d", "x": [-6.52, -7.181, -6.233, -7.926, -6.601, -7.895, -7.4, -7.843, -6.85, -6.641, -7.561, -5.874, -5.638, -5.631, -7.329, -5.644, -6.107, -7.378, -7.187, -7.08], "y": [0.02847, 1.573, 0.249, 1.207, 0.7515, 1.701, 1.357, 1.704, 1.105, 1.301, 1.062, 0.6492, 0.8287, 0.5475, 1.973, 1.174, 1.003, 1.335, 1.495, 1.703], "z": [-2.739, -2.219, -2.713, -1.5, -2.328, -1.522, -1.805, -1.404, -1.646, -1.878, -1.147, -2.347, -2.167, -1.895, -1.236, -2.227, -1.581, -0.8157, -0.9716, -1.132]}, {"hovertemplate": "cluster=8<br>x=%{x}<br>y=%{y}<br>z=%{z}<extra></extra>", "legendgroup": "8", "marker": {"color": "#B6E880", "symbol": "square"}, "mode": "markers", "name": "8", "scene": "scene", "showlegend": true, "type": "scatter3d", "x": [5.168, 4.53, 4.497, 4.546, 4.69, 4.28, 4.159, 3.669, 3.783, 3.559, 3.84, 3.017, 3.112, 3.34, 2.752, 2.736, 3.084, 2.869, 2.745, 2.829, 2.641, 1.957, 2.017, 1.982], "y": [2.155, 1.944, 1.538, 1.34, 1.783, 2.12, 1.376, 2.611, 2.983, 2.811, 1.225, -0.1903, 1.146, 2.042, 2.319, 2.571, 3.067, 0.1617, 2.99, 2.948, 0.1858, 2.105, 1.965, 1.675], "z": [2.468, 3.101, 3.298, 3.284, 2.565, 2.693, 2.675, 2.52, 2.3, 2.211, 1.394, 2.366, 2.441, 2.205, 2.679, 2.691, 2.149, 2.215, 2.405, 2.26, 2.252, 2.741, 2.593, 2.4]}, {"hovertemplate": "cluster=7<br>x=%{x}<br>y=%{y}<br>z=%{z}<extra></extra>", "legendgroup": "7", "marker": {"color": "#FF97FF", "symbol": "x"}, "mode": "markers", "name": "7", "scene": "scene", "showlegend": true, "type": "scatter3d", "x": [-2.677, -2.544, -2.906, -2.957, -2.592, -2.211, -1.949, -2.173, -2.369, -2.031, -1.807, -1.774, -1.814, -1.509, -1.197, -1.311, -0.455, -0.3106], "y": [2.203, 2.334, 1.625, 1.679, 1.191, 2.307, 2.503, 2.055, 1.995, 0.9328, 1.267, 2.065, 0.9903, 1.961, 2.115, 1.162, 1.524, 1.578], "z": [-4.776, -4.88, -4.29, -4.289, -4.211, -4.391, -4.308, -4.52, -4.78, -3.824, -4.044, -4.683, -3.931, -4.468, -4.303, -3.822, -3.75, -3.732]}, {"hovertemplate": "cluster=1<br>x=%{x}<br>y=%{y}<br>z=%{z}<extra></extra>", "legendgroup": "1", "marker": {"color": "#FECB52", "symbol": "cross"}, "mode": "markers", "name": "1", "scene": "scene", "showlegend": true, "type": "scatter3d", "x": [3.73, 3.412, 3.9, 3.338, 3.74, 3.184, 3.26, 3.606, 3.189, 3.036, 3.303, 3.627, 2.853, 3.42, 2.945, 2.712, 2.676, 2.423, 2.035, 2.197, 1.923], "y": [2.007, 1.886, 2.307, 1.426, 1.843, 1.777, 1.224, 2.595, 2.217, 2.088, 2.422, 2.132, 1.441, 1.946, 2.303, 1.883, 2.318, 1.707, 1.743, 1.813, 1.767], "z": [-0.7844, -0.469, -1.479, -0.703, -1.615, -0.914, -1.183, -1.709, -1.116, -0.8388, -1.407, -2.076, -1.412, -2.327, -1.881, -2.274, -2.339, -2.469, -1.946, -2.818, -2.673]}, {"hovertemplate": "cluster=6<br>x=%{x}<br>y=%{y}<br>z=%{z}<extra></extra>", "legendgroup": "6", "marker": {"color": "#636efa", "symbol": "circle"}, "mode": "markers", "name": "6", "scene": "scene", "showlegend": true, "type": "scatter3d", "x": [-4.979, -5.776, -4.995, -5.153, -4.58, -4.985, -4.356, -5.396, -5.36, -4.374], "y": [0.1269, -0.2201, -0.799, 0.256, -0.5991, -0.02538, -0.4573, -0.1342, -0.1172, -0.3914], "z": [-1.335, 0.1022, -0.2611, -0.9856, -0.4159, -0.2453, -0.2542, 0.326, 0.4366, 0.2932]}, {"hovertemplate": "cluster=4<br>x=%{x}<br>y=%{y}<br>z=%{z}<extra></extra>", "legendgroup": "4", "marker": {"color": "#EF553B", "symbol": "diamond"}, "mode": "markers", "name": "4", "scene": "scene", "showlegend": true, "type": "scatter3d", "x": [-3.143, -3.109, -3.301, -4.036, -3.807, -3.112, -4.16, -3.855, -3.241, -2.95], "y": [-1.743, -1.74, -1.58, -1.286, -1.365, -1.725, -0.7635, -0.997, -0.7297, -0.5627], "z": [-1.075, -1.163, -0.9231, -0.3327, -0.4398, -1.007, -0.1236, -0.2221, 0.4104, 0.6983]}, {"hovertemplate": "cluster=12<br>x=%{x}<br>y=%{y}<br>z=%{z}<extra></extra>", "legendgroup": "12", "marker": {"color": "#00cc96", "symbol": "square"}, "mode": "markers", "name": "12", "scene": "scene", "showlegend": true, "type": "scatter3d", "x": [0.7072, 0.5124, 1.054, 0.7777, 0.6628, 0.6572, 0.3124, 0.2468, 0.157, -0.1004, -0.1271, 0.01709, -0.6234, -0.6816], "y": [-0.6653, -1.353, 0.5964, -0.4757, -0.7738, 0.4517, -1.039, 0.4002, 0.2692, -0.9328, -0.08121, 0.4196, -0.379, -0.2351], "z": [3.338, 3.301, 2.74, 3.005, 3.107, 2.523, 2.96, 2.247, 2.052, 2.488, 2.445, 2.318, 2.229, 2.098]}], "layout": {"legend": {"title": {"text": "cluster"}, "tracegroupgap": 0}, "scene": {"domain": {"x": [0, 1], "y": [0, 1]}, "xaxis": {"title": {"text": "x"}}, "yaxis": {"title": {"text": "y"}}, "zaxis": {"title": {"text": "z"}}}, "title": {"text": "4. bgmm(0.43)::(13 Clusters)"}}}
